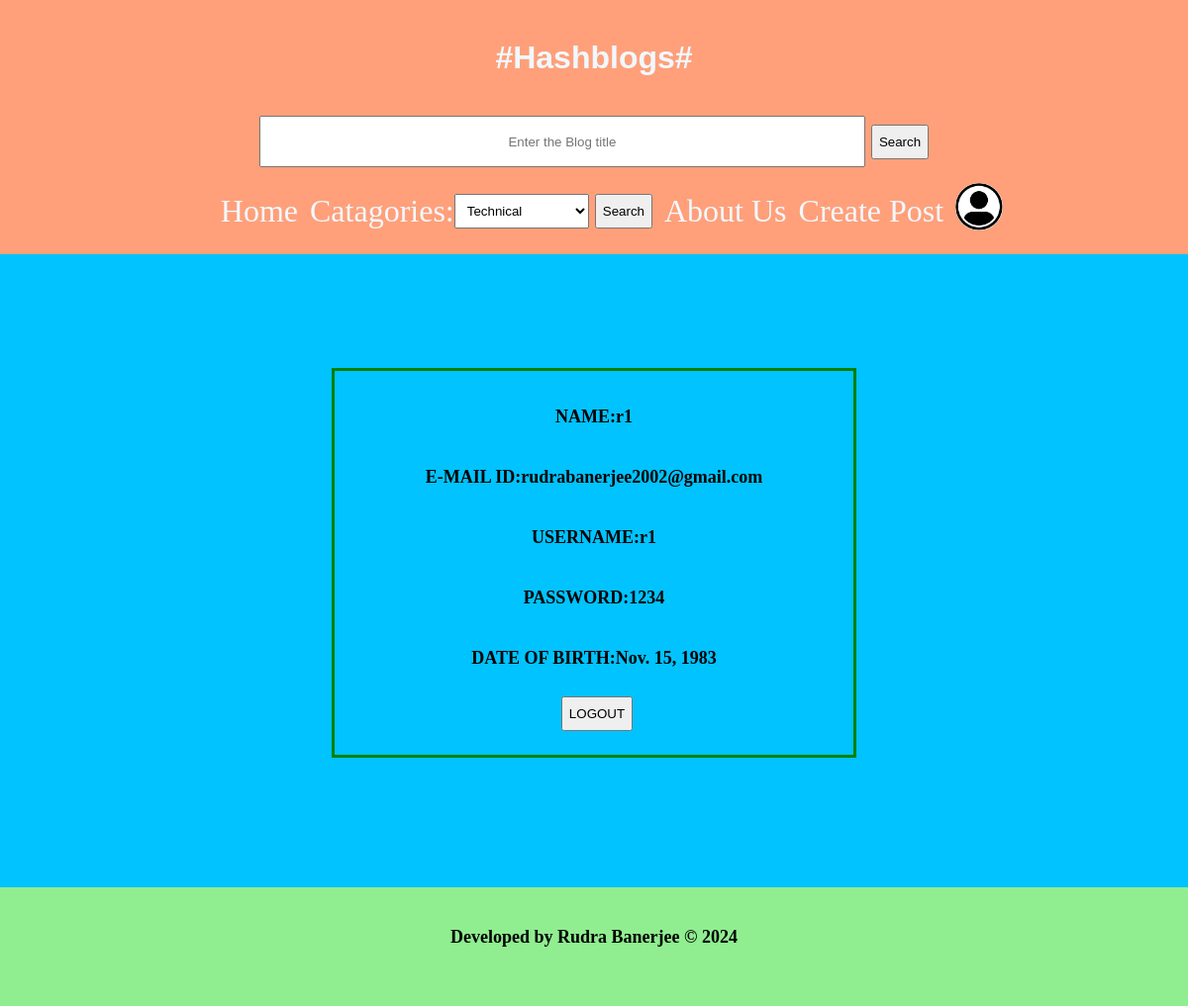
The page /account (signed in) on the database its author committed.
### blog/models.py (models this page shows, shortened)
class Signup(models.Model):
    name=models.CharField(max_length=255)
    email=models.EmailField(max_length=400,blank=True, null=True)
    username=models.CharField(max_length=255)
    password=models.CharField(max_length=255)
    DOB=models.DateField()

### blog/views.py (the view)
# urls.py: path('account',views.account_details,name="Myaccount")
def account_details(request):
    user=Signup.objects.get(username= request.user)
    name=user.name
    email = user.email
    username = user.username
    password = user.password
    date_of_birth = user.DOB
    context={
        'name':name,
        'email':email,
        'username':username,
        'password':password,
        'dob':date_of_birth
    }
    return render(request,'account.html',context)

### template/account.html (shortened to what this page needs)
{% extends "base.html" %}
{% load static %}
    {% block stylesheet %}
    <link rel="stylesheet" href="{% static 'styleindex.css' %}">
    <link rel="stylesheet" href="{% static 'stylesignup.css' %}">
    <link rel="stylesheet" href="{% static 'styleaccount.css' %}">
    {% endblock stylesheet %}
    {% block body %}
        <div class="body">
            <div class="labels">
                <div class="label">
                    NAME:{{name}}
                </div>
                <div class="label">
                    E-MAIL ID:{{email}}
                </div>
                <div class="label">
                    USERNAME:{{username}}
                </div>
                <div class="label">
                    PASSWORD:{{password}}
                </div>
                <div class="label">
                    DATE OF BIRTH:{{dob}}
                </div>
                <button id="logout">LOGOUT</button>
            </div>
        </div>
    {% endblock body %}

### static/stylebase.css (style rules this page uses)
* { margin: 0; padding: 0; }
button { padding: 1vh .5vw; margin-left: .5vw; }

### static/styleindex.css (style rules this page uses)
* { margin: 0; padding: 0; }
.body { min-height: 80vh; background-color: rgb(0, 195, 255); display: flex; flex-direction: row-reverse; align-items: center; justify-content: center; }

### static/stylesignup.css (style rules this page uses)
.labels { display: flex; flex-direction: column; align-items: center; justify-content: space-between; padding: 9vh 7vw; margin: 5vh 20vw 5vh; border: solid green; }
.label { font-size: large; font-weight: 600; margin: 1vh; padding: .5vh 2vw; }

### static/styleaccount.css (style rules this page uses)
.body { display: flex; flex-direction: column; }
.label { margin-bottom: 3vh; }
.labels { padding: 3vh 5vw; margin-top: 3vh; }

### static/stylelogin.css (style rules this page uses)
* { margin: 0; padding: 0; }
body { background-color: aqua; }
.labels { display: flex; flex-direction: column; align-items: center; justify-content: center; padding: 10vh 7vw; margin: 10vh 20vw 2vh; border: solid green; }
.label { font-size: large; font-weight: 600; margin: 2vh; padding: 2vh 2vw; }

### rows shown on the page
Signup: name "r1", email "rudrabanerjee2002@gmail.com", username "r1", password "1234", DOB "Nov. 15, 1983"
